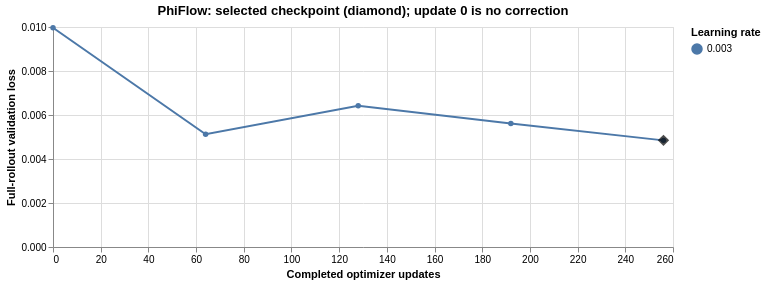

Specify this chart in Vega-Lite:
### Vega-Lite specification from a JSON file in a GitHub repository (floating-point values rounded to 4 significant figures)
{"config": {"view": {"continuousWidth": 300, "continuousHeight": 300}}, "layer": [{"data": {"name": "data-59b4c9ed75a137b73511d07becb53879"}, "mark": {"type": "line", "point": true}, "encoding": {"color": {"field": "lr", "title": "Learning rate", "type": "nominal"}, "tooltip": [{"field": "update", "type": "quantitative"}, {"field": "loss", "type": "quantitative"}, {"field": "lr", "type": "nominal"}], "x": {"field": "update", "title": "Completed optimizer updates", "type": "quantitative"}, "y": {"field": "loss", "title": "Full-rollout validation loss", "type": "quantitative"}}}, {"data": {"name": "data-33b52ae40cb2d82ad4cbe2da00c55f47"}, "mark": {"type": "point", "color": "black", "filled": true, "shape": "diamond", "size": 130}, "encoding": {"tooltip": [{"field": "update", "type": "quantitative"}, {"field": "loss", "type": "quantitative"}], "x": {"field": "update", "type": "quantitative"}, "y": {"field": "loss", "type": "quantitative"}}}], "height": 220, "title": "PhiFlow: selected checkpoint (diamond); update 0 is no correction", "width": 620, "$schema": "https://vega.github.io/schema/vega-lite/v6.4.1.json", "datasets": {"data-59b4c9ed75a137b73511d07becb53879": [{"update": 0, "loss": 0.009964, "lr": "0.003"}, {"update": 64, "loss": 0.005124, "lr": "0.003"}, {"update": 128, "loss": 0.006418, "lr": "0.003"}, {"update": 192, "loss": 0.005614, "lr": "0.003"}, {"update": 256, "loss": 0.004847, "lr": "0.003"}], "data-33b52ae40cb2d82ad4cbe2da00c55f47": [{"update": 256, "loss": 0.004847}]}, "usermeta": {"renderer": "svg"}}
